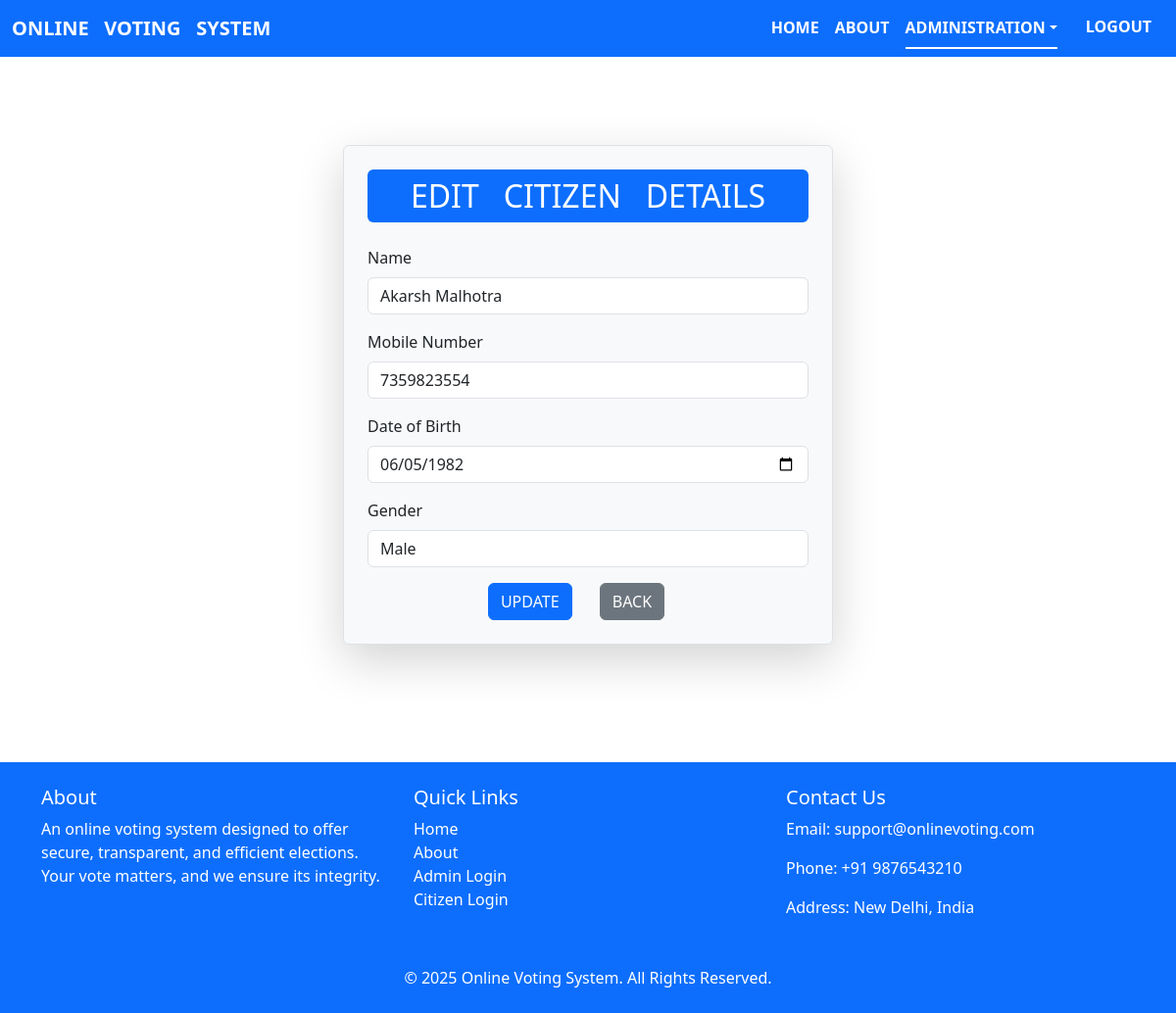
The app's page /edit_citizen.php?id=15 with its own data.
### tables this page shows
CREATE TABLE `citizens` (
  `id` int(11) NOT NULL,
  `name` varchar(100) NOT NULL,
  `mobile_no` varchar(10) NOT NULL,
  `aadhar_no` varchar(12) NOT NULL,
  `dob` date NOT NULL,
  `gender` enum('Male','Female','Other') NOT NULL,
  `password` varchar(255) NOT NULL
);

### edit_citizen.php (the view, shortened to what this page needs)
<?php
include 'db.php';
if (isset($_GET['id'])) {
    $id = $_GET['id'];
    $result = $conn->query("SELECT * FROM citizens WHERE id=$id");
    $row = $result->fetch_assoc();
}
?>
<!DOCTYPE html>
<html lang="en">
<head>
    <link href="https://cdn.jsdelivr.net/npm/bootstrap@5.3.3/dist/css/bootstrap.min.css" rel="stylesheet">
    <link rel="stylesheet" type="text/css" href="css/style.css">
</head>
<body>
<nav class="navbar navbar-expand-lg navbar-dark bg-primary fixed-top">
  <div class="container-fluid">
    <a class="navbar-brand fw-bold text-white" href="#">ONLINE &nbsp; VOTING &nbsp; SYSTEM</a>
    <div class="collapse navbar-collapse" id="navbarNav">
      <ul class="nav nav-underline ms-auto">
        <li class="nav-item">
          <a class="nav-link fw-bold text-white" href="index.php">HOME</a>
        </li>
        <li class="nav-item">
          <a class="nav-link fw-bold text-white" href="about.php">ABOUT</a>
        </li>
        <li class="nav-item dropdown">
          <a class="nav-link active dropdown-toggle fw-bold text-white" href="#" id="adminDropdown" role="button"
             data-bs-toggle="dropdown" aria-expanded="false">ADMINISTRATION</a>
        </li>
          <a class="fw-bold text-white btn btn-primary" href="admin_login.php">LOGOUT</a>
      </ul>
    </div>
  </div>
</nav>
        <main class="container mt-5" style="padding-top: 100px; margin-bottom: 120px;">
        <div class="container d-flex justify-content-center">
        <div class="border p-4 shadow-lg rounded bg-light" style="width: 50%; max-width: 500px;">
            <h2 class="text-center mb-4 bg-primary text-white py-2 rounded">EDIT &nbsp; CITIZEN &nbsp; DETAILS</h2>
            <form method="POST" enctype="multipart/form-data">
        <div class="mb-3">
            <label class="form-label">Name</label>
            <input type="text" name="name" value="<?= $row['name'] ?>" class="form-control" required>
        </div>
        <div class="mb-3">
            <label class="form-label">Mobile Number</label>
            <input type="text" name="mobile_no" value="<?= $row['mobile_no'] ?>" class="form-control" required>
        </div>
        <div class="mb-3">
            <label class="form-label">Date of Birth</label>
            <input type="date" name="dob" value="<?= $row['dob'] ?>" class="form-control" required>
        </div>
        <div class="mb-3">
            <label class="form-label" >Gender</label>
            <select name="gender" class="form-control" required>
                <option value="Male" <?= ($row['gender'] == 'Male') ? 'selected' : '' ?>>Male</option>
            </select>
        </div>
        <div class="text-center">
    <button type="submit" class="btn btn-primary">UPDATE</button>
    <a href="manage_citizen.php" class="btn btn-secondary  mx-4">BACK</a>
</div>
    </form>
</div>
</main>
<footer class="bg-primary text-white py-4 footer">
  <div class="container">
    <div class="row">
      <div class="col-lg-4 col-md-6 mb-4">
        <h5>About</h5>
        <p>An online voting system designed to offer secure, transparent, and efficient elections. Your vote matters, and we ensure its integrity.</p>
      </div>
      <div class="col-lg-4 col-md-6 mb-4">
        <h5>Quick Links</h5>
        <ul class="list-unstyled">
          <li><a href="index.php" class="text-white text-decoration-none">Home</a></li>
          <li><a href="about.php" class="text-white text-decoration-none">About</a></li>
          <li><a href="admin_login.php" class="text-white text-decoration-none">Admin Login</a></li>
          <li><a href="citizen_login.php" class="text-white text-decoration-none">Citizen Login</a></li>
        </ul>
      </div>
      <div class="col-lg-4 col-md-12">
        <h5>Contact Us</h5>
        <p>Email: support@onlinevoting.com</p>
        <p>Phone: +91 9876543210</p>
        <p>Address: New Delhi, India</p>
      </div>
    </div>
    <div class="text-center mt-3">
      <p class="mb-0">&copy; <?= date('Y') ?> Online Voting System. All Rights Reserved.</p>
    </div>
  </div>
</footer>
</body>
</html>

### style.css (style rules this page uses)
* { margin: 0;padding: 0;box-sizing: border-box; }
.footer { bottom: 0; left: 0; width: 100%; background: #343a40; color: white; padding: 10px 0; text-align: left; }

### records on screen
citizens: name "Akarsh Malhotra", mobile_no "7359823554", dob "06/05/1982", gender "Male"
